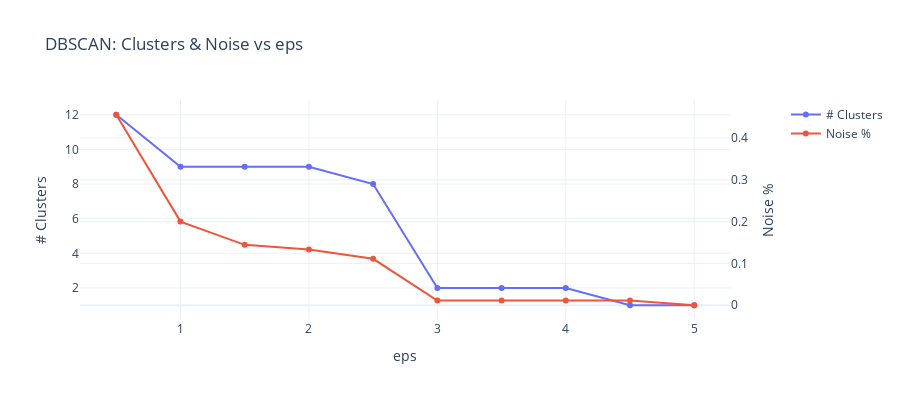

The notebook cell saved with this chart:
### Code cell
fig = make_subplots(specs=[[{"secondary_y": True}]])

fig.add_trace(
    go.Scatter(
        x=dbscan_df["eps"], y=dbscan_df["n_clusters"],
        mode="lines+markers", name="# Clusters",
        line=dict(color="#636EFA"),
    ),
    secondary_y=False,
)

fig.add_trace(
    go.Scatter(
        x=dbscan_df["eps"], y=dbscan_df["noise_pct"],
        mode="lines+markers", name="Noise %",
        line=dict(color="#EF553B"),
    ),
    secondary_y=True,
)

fig.update_layout(
    title="DBSCAN: Clusters & Noise vs eps",
    xaxis_title="eps",
    height=400, template="plotly_white",
)
fig.update_yaxes(title_text="# Clusters", secondary_y=False)
fig.update_yaxes(title_text="Noise %", secondary_y=True)
fig.show()

### Figure 1 — Plotly figure (JSON) as saved in the notebook; plotly's stock layout.template omitted (floating-point values rounded to 4 significant figures)
{"data": [{"line": {"color": "#636EFA"}, "mode": "lines+markers", "name": "# Clusters", "type": "scatter", "x": [0.5, 1.0, 1.5, 2.0, 2.5, 3.0, 3.5, 4.0, 4.5, 5.0], "xaxis": "x", "y": [12, 9, 9, 9, 8, 2, 2, 2, 1, 1], "yaxis": "y"}, {"line": {"color": "#EF553B"}, "mode": "lines+markers", "name": "Noise %", "type": "scatter", "x": [0.5, 1.0, 1.5, 2.0, 2.5, 3.0, 3.5, 4.0, 4.5, 5.0], "xaxis": "x", "y": [0.4556, 0.2, 0.1444, 0.1333, 0.1111, 0.01111, 0.01111, 0.01111, 0.01111, 0.0], "yaxis": "y2"}], "layout": {"height": 400, "title": {"text": "DBSCAN: Clusters & Noise vs eps"}, "xaxis": {"anchor": "y", "domain": [0.0, 0.94], "title": {"text": "eps"}}, "yaxis": {"anchor": "x", "domain": [0.0, 1.0], "title": {"text": "# Clusters"}}, "yaxis2": {"anchor": "x", "overlaying": "y", "side": "right", "title": {"text": "Noise %"}}}}
